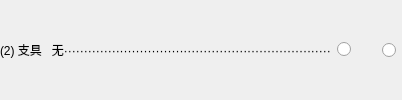
              <widget class="QWidget" name="widget_17" native="true">
               <property name="sizePolicy">
                <sizepolicy hsizetype="Preferred" vsizetype="Fixed">
                 <horstretch>0</horstretch>
                 <verstretch>0</verstretch>
                </sizepolicy>
               </property>
               <layout class="QHBoxLayout" name="horizontalLayout_13">
                <property name="leftMargin">
                 <number>0</number>
                </property>
                <property name="topMargin">
                 <number>0</number>
                </property>
                <property name="rightMargin">
                 <number>6</number>
                </property>
                <property name="bottomMargin">
                 <number>0</number>
                </property>
                <item>
                 <widget class="QLabel" name="label_16">
                  <property name="sizePolicy">
                   <sizepolicy hsizetype="Expanding" vsizetype="Fixed">
                    <horstretch>0</horstretch>
                    <verstretch>0</verstretch>
                   </sizepolicy>
                  </property>
                  <property name="text">
                   <string>(2) 支具   无···································································</string>
                  </property>
                  <property name="alignment">
                   <set>Qt::AlignLeading|Qt::AlignLeft|Qt::AlignVCenter</set>
                  </property>
                 </widget>
                </item>
                <item>
                 <widget class="QRadioButton" name="radioButton_30">
                  <property name="sizePolicy">
                   <sizepolicy hsizetype="Fixed" vsizetype="Fixed">
                    <horstretch>0</horstretch>
                    <verstretch>0</verstretch>
                   </sizepolicy>
                  </property>
                  <property name="layoutDirection">
                   <enum>Qt::RightToLeft</enum>
                  </property>
                  <property name="text">
                   <string/>
                  </property>
                 </widget>
                </item>
                <item>
                 <widget class="QRadioButton" name="radioButton_31">
                  <property name="sizePolicy">
                   <sizepolicy hsizetype="Fixed" vsizetype="Fixed">
                    <horstretch>0</horstretch>
                    <verstretch>0</verstretch>
                   </sizepolicy>
                  </property>
                  <property name="layoutDirection">
                   <enum>Qt::RightToLeft</enum>
                  </property>
                  <property name="text">
                   <string>    </string>
                  </property>
                 </widget>
                </item>
               </layout>
              </widget>
